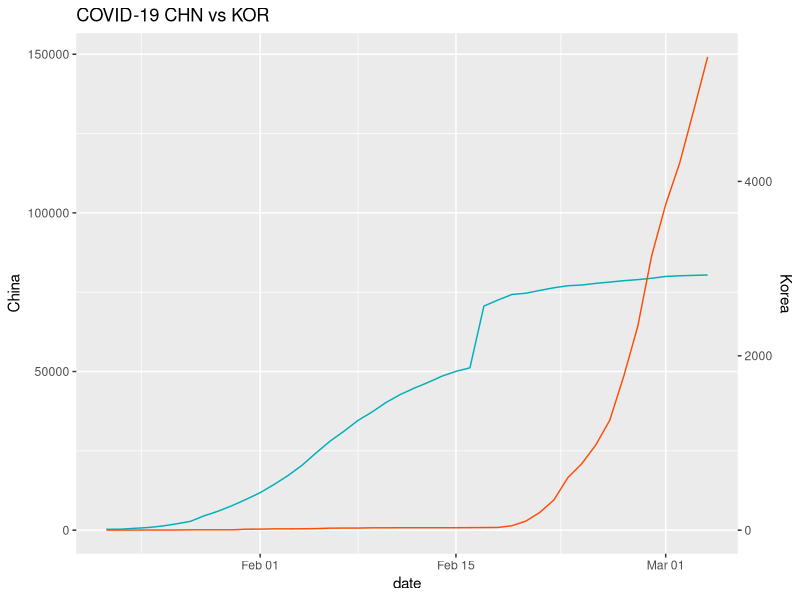

This chart was generated by the following R code:
library(ggplot2)
library(dplyr)
library(patchwork) # To display 2 charts together

cov=read.csv("data/cov19.csv")
cov$date <- as.Date(cov$date, format = "%m/%d/%y")

# Value used to transform the data
coeff <- 1408526449/51254387

ggplot(cov, aes(x=date)) +
  geom_line( aes(y=CHN), color="#00AFBB") + 
  geom_line( aes(y=KOR*coeff), color="#FC4E07") +
  scale_y_continuous(
    # Features of the first axis
    name = "China",
    # Add a second axis and specify its features
    sec.axis = sec_axis(~./coeff, name="Korea")
  ) +
  ggtitle("COVID-19 CHN vs KOR")